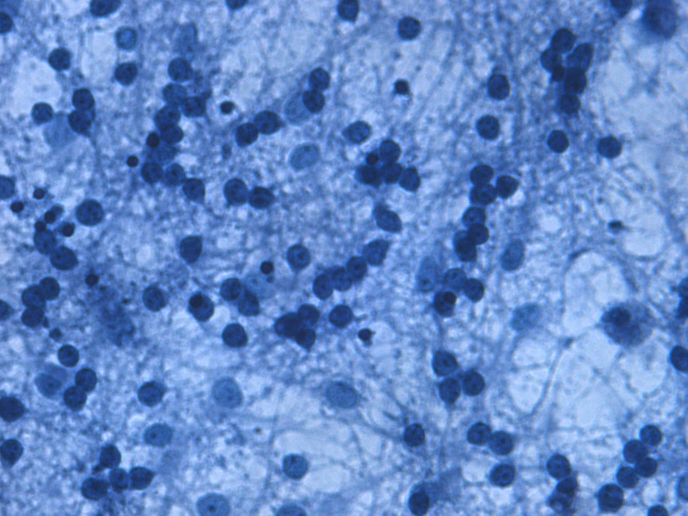
#> input picture Original_images/Original image (100).png, 1376 x 1032 px, given as the content of the folder ../Original_images/Original image (100).png, which was not available (shown at 1/2 size)
$ python -i stain_norm_reinhart.py   (imports and definitions only)
#> lines starting #> are read from the running program, lines starting #| are printed output that depends on the picture; pictures that were not available may be replaced by others from this repository, and a replacement may not be noted
#> in run_reinhart, image is the input picture: shape (1032, 1376, 3); mean R, G, B 99.5, 136.4, 199.4
import numpy as np
import os
from skimage import io, color, img_as_ubyte
from skimage.io import imsave, imread


def matrix_shift(target):
    [x1, y1, z1] = np.shape(target)

    target = np.float64(target)/255
    target = color.rgb2lab(target)

    tar = np.zeros((x1*y1, 3))
    for i in np.arange(0, 3):
        tar[:, i] = target[:, :, i].flatten('F')

    m_tar = np.zeros((1, 3))
    std_tar = np.zeros((1, 3))
    for i in np.arange(0, 3):
        m_tar[0, i] = np.mean(tar[:, i])
        std_tar[0, i] = np.std(tar[:, i])

    target_mat = np.array([m_tar, std_tar])
    target_mat = np.squeeze(target_mat)

    return target_mat


def normalize_to_target(target_mat, source):

    import numpy as np
    from skimage import color

    [x, y, z] = np.shape(source)
#> x = 1032; y = 1376; z = 3

    source = np.float64(source)/255
    source = color.rgb2lab(source)
#> source: shape (1032, 1376, 3) float64; mean of channels 0, 1, 2 56.3, 5.4, -36.7

    src = np.zeros((x*y, 3))
    for i in np.arange(0, 3):
        src[:, i] = source[:, :, i].flatten('F')

    m_src = np.zeros((1, 3))
    std_src = np.zeros((1, 3))
    for i in np.arange(0, 3):
        m_src[0, i] = np.mean(src[:, i])
        std_src[0, i] = np.std(src[:, i])
#> after the loop, m_src = [[56.34, 5.44, -36.7]]; std_src = [[14.76, 3.85, 5.69]]

    result = np.zeros((x, y, 3))
    for k in np.arange(0, 3):
        for i in np.arange(0, x):
            for j in np.arange(0, y):
                result[i, j, k] = ((source[i, j, k] - m_src[0, k]) * (target_mat[1, k] / std_src[0, k])) + target_mat[0, k]
#> result: shape (1032, 1376, 3) float64; mean of channels 0, 1, 2 54.3, 2.2, -11.9

    result = color.lab2rgb(result)
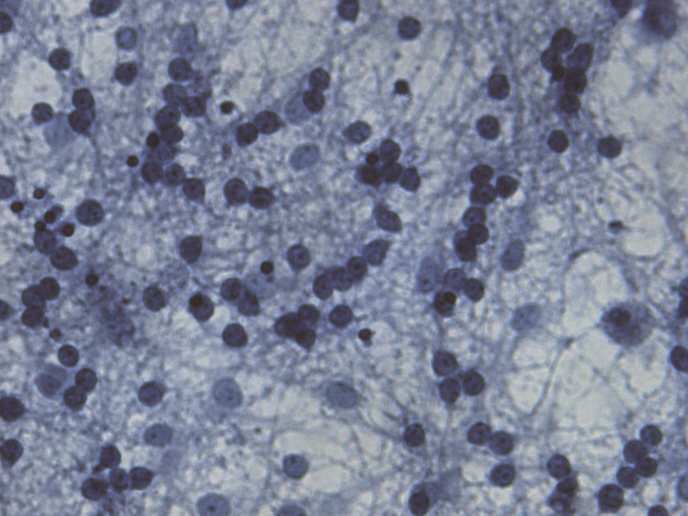
#> result: shape (1032, 1376, 3) float64 (shown at 1/2 size); mean R, G, B 0.483, 0.511, 0.591
    rgb_result = result*255
    rgb_result = np.uint8(rgb_result)

    return rgb_result


def run_reinhart(path_in, path_out, target_name=None):
    images_list = os.listdir(path_in)
    if target_name is None:
        target_matrix = np.array([[54.25261297, 2.15305799, -11.91262751], [13.55046099, 2.98115212, 5.87949885]])
        # target_name = 'Original image (135).png'
    else:
        img_target = io.imread(os.path.join(path_in, target_name))
        target_matrix = matrix_shift(target=img_target)

    for file_name in images_list:
        img_path = os.path.join(path_in, file_name)
        image = imread(img_path)
        trans_img = normalize_to_target(target_matrix, source=image)

        res = file_name.split(' ', 1)
        out_name = 'Stannorm_rein ' + res[1]
        print(out_name)
        img_path_out = os.path.join(path_out, out_name)

        imsave(img_path_out, img_as_ubyte(trans_img), check_contrast=False)


# [3 lines not run here, left out]

>>> result = run_reinhart('../Original_images/Original image (100).png', 'out.png')

$ run again, on Original_images/Original image (102).png
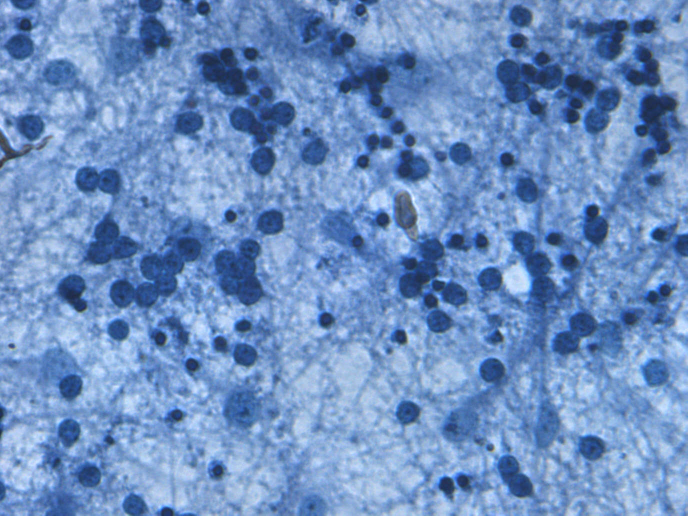
#> input picture Original_images/Original image (102).png, 1376 x 1032 px, given as the content of the folder ../Original_images/Original image (102).png, which was not available (shown at 1/2 size)
#> in run_reinhart, image is the input picture: shape (1032, 1376, 3); mean R, G, B 110.1, 144.1, 194.7
#> after the loop in normalize_to_target, `for i in np.arange(0, 3):`: m_src = [[58.92, 2.22, -30.04]]; std_src = [[14.35, 4.08, 7.18]]
#> in normalize_to_target, `result = color.lab2rgb(result)`:
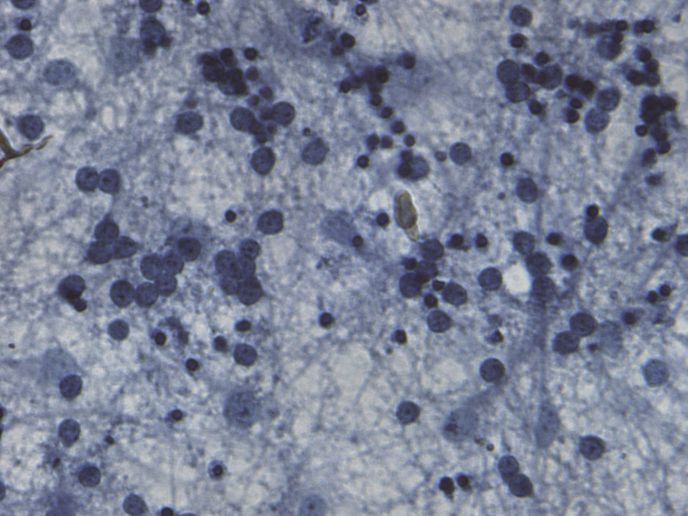
#> result: shape (1032, 1376, 3) float64 (shown at 1/2 size); mean R, G, B 0.484, 0.511, 0.591

$ run again, on Original_images/Original image (103).png
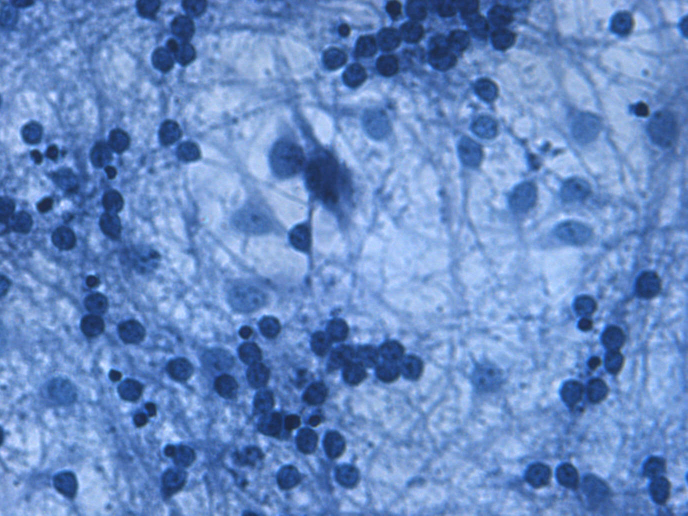
#> input picture Original_images/Original image (103).png, 1376 x 1032 px, given as the content of the folder ../Original_images/Original image (103).png, which was not available (shown at 1/2 size)
#> in run_reinhart, image is the input picture: shape (1032, 1376, 3); mean R, G, B 104.6, 139.2, 197.2
#> after the loop in normalize_to_target, `for i in np.arange(0, 3):`: m_src = [[57.35, 4.29, -33.89]]; std_src = [[14.17, 3.63, 5.85]]
#> in normalize_to_target, `result = color.lab2rgb(result)`:
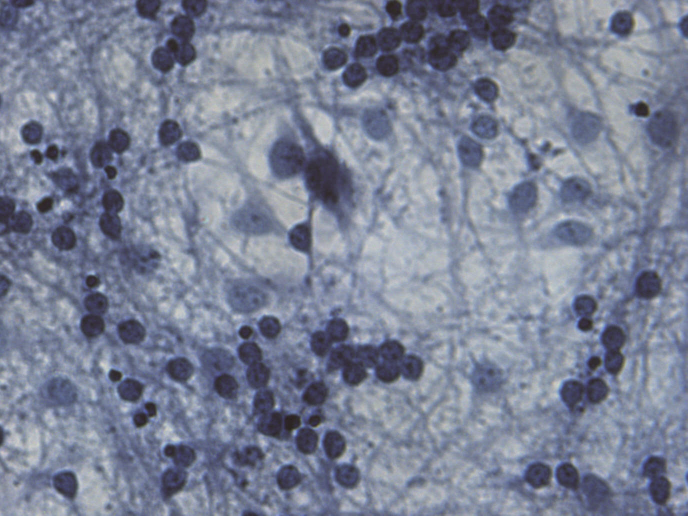
#> result: shape (1032, 1376, 3) float64 (shown at 1/2 size); mean R, G, B 0.483, 0.511, 0.591

$ run again, on Original_images/Original image (105).png
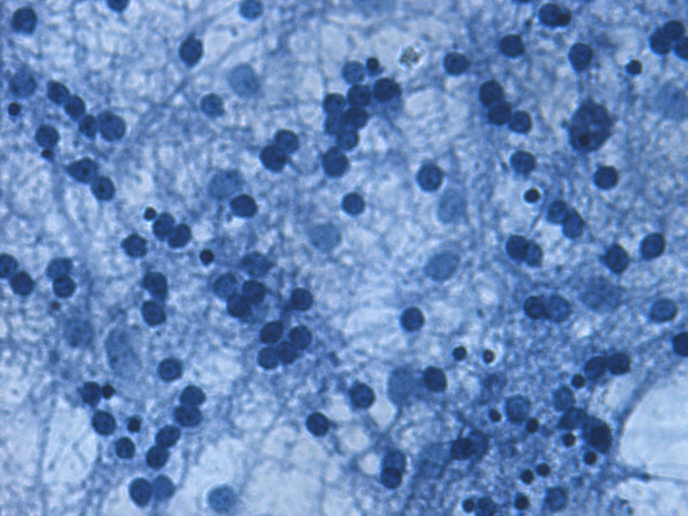
#> input picture Original_images/Original image (105).png, 1376 x 1032 px, given as the content of the folder ../Original_images/Original image (105).png, which was not available (shown at 1/2 size)
#> in run_reinhart, image is the input picture: shape (1032, 1376, 3); mean R, G, B 106.1, 138.9, 189.4
#> after the loop in normalize_to_target, `for i in np.arange(0, 3):`: m_src = [[56.98, 2.65, -30.04]]; std_src = [[14.61, 3.57, 6.31]]
#> in normalize_to_target, `result = color.lab2rgb(result)`:
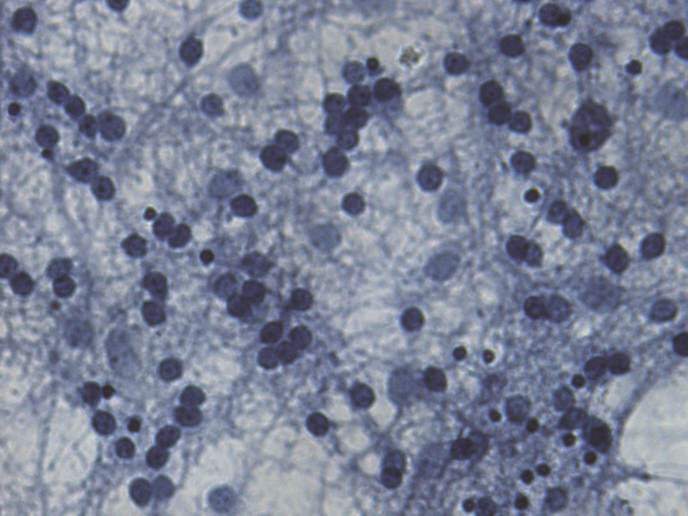
#> result: shape (1032, 1376, 3) float64 (shown at 1/2 size); mean R, G, B 0.483, 0.511, 0.591
